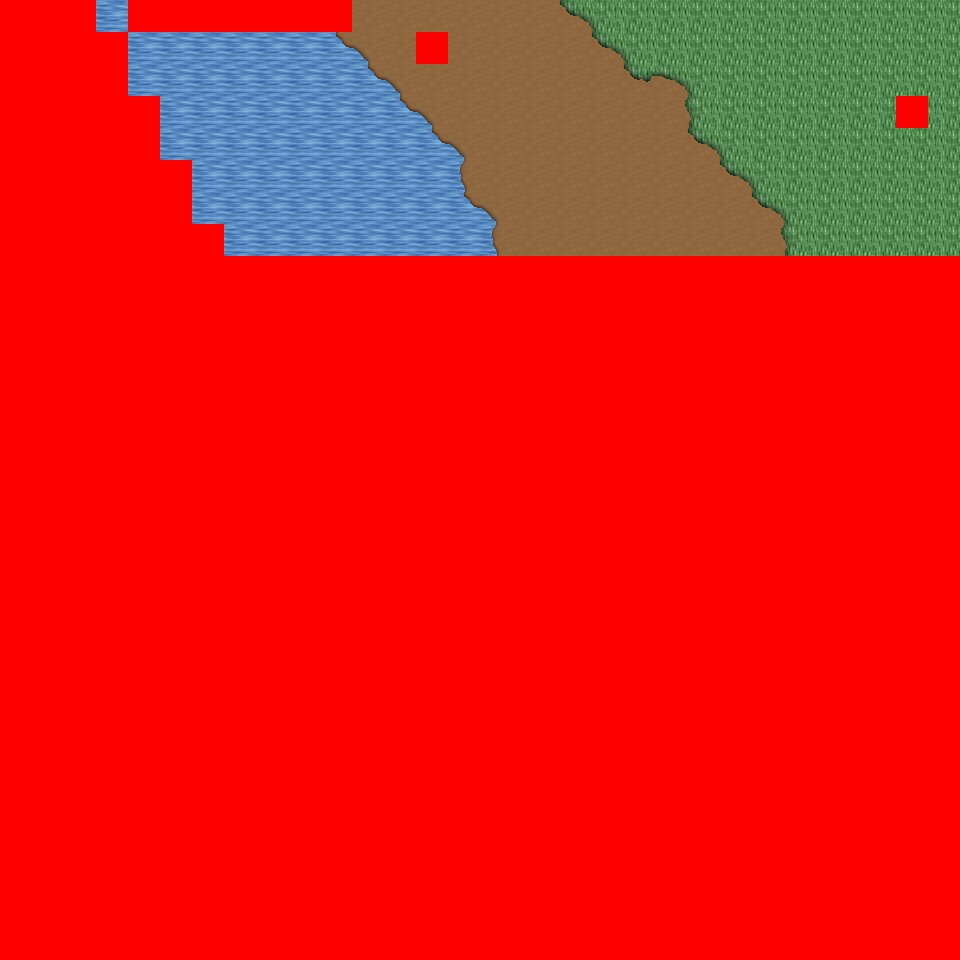

Below is a game level as drawn by its tile map, then a one-line description and the .tmx that defines it (tile-layer data replaced by summaries):
An orthogonal 30x30 tile map with 32x32 px tiles, 6 tile layers (Ground, Object, Object2, Above, ...), 41 tilesets and 3 objects (3x mapchange).

<map version="1.0" orientation="orthogonal" renderorder="right-down" width="30" height="30" tilewidth="32" tileheight="32" nextobjectid="4">
  <tileset firstgid="1" name="tileset_logic_collision" tilewidth="32" tileheight="32" tilecount="1" columns="1">
    <image source="../drawable/tileset_logic_collision.png" width="32" height="32" />
  </tileset>
  <tileset firstgid="2" name="tileset_ground_ground" tilewidth="32" tileheight="32" tilecount="33" columns="3">
    <image source="../drawable/tileset_ground_ground.png" width="96" height="352" />
  </tileset>
  <tileset firstgid="35" name="tileset_building_castle" tilewidth="32" tileheight="32" tilecount="320" columns="20">
    <image source="../drawable/tileset_building_castle.png" width="640" height="512" />
  </tileset>
  <tileset firstgid="355" name="tileset_item_weapon_cannon" tilewidth="32" tileheight="32" tilecount="12" columns="3">
    <image source="../drawable/tileset_item_weapon_cannon.png" width="96" height="128" />
  </tileset>
  <tileset firstgid="367" name="tileset_item_pot_barrels_1" tilewidth="32" tileheight="32" tilecount="8" columns="4">
    <image source="../drawable/tileset_item_pot_barrels_1.png" width="128" height="64" />
  </tileset>
  <tileset firstgid="375" name="tileset_ground_grass_edges" tilewidth="32" tileheight="32" tilecount="36" columns="12">
    <image source="../drawable/tileset_ground_grass_edges.png" width="384" height="96" />
  </tileset>
  <tileset firstgid="411" name="tileset_ground_grass_corners" tilewidth="32" tileheight="32" tilecount="24" columns="6">
    <image source="../drawable/tileset_ground_grass_corners.png" width="192" height="128" />
  </tileset>
  <tileset firstgid="435" name="tileset_plant_vine" tilewidth="32" tileheight="32" tilecount="3" columns="1">
    <image source="../drawable/tileset_plant_vine.png" width="32" height="96" />
  </tileset>
  <tileset firstgid="438" name="tileset_ground_water_pool" tilewidth="32" tileheight="32" tilecount="72" columns="3">
    <image source="../drawable/tileset_ground_water_pool.png" width="96" height="768" />
  </tileset>
  <tileset firstgid="510" name="tileset_ground_earth_edges" tilewidth="32" tileheight="32" tilecount="18" columns="6">
    <image source="../drawable/tileset_ground_earth_edges.png" width="192" height="96" />
  </tileset>
  <tileset firstgid="528" name="tileset_building_decoration_chimney" tilewidth="32" tileheight="32" tilecount="2" columns="1">
    <image source="../drawable/tileset_building_decoration_chimney.png" width="32" height="64" />
  </tileset>
  <tileset firstgid="530" name="tileset_building_decoration_chimney_big" tilewidth="32" tileheight="32" tilecount="2" columns="1">
    <image source="../drawable/tileset_building_decoration_chimney_big.png" width="32" height="64" />
  </tileset>
  <tileset firstgid="532" name="tileset_plant_tree_fall_trees" tilewidth="32" tileheight="32" tilecount="40" columns="8">
    <image source="../drawable/tileset_plant_tree_fall_trees.png" width="256" height="160" />
  </tileset>
  <tileset firstgid="572" name="tileset_plant_tree_chestnut_tree" tilewidth="32" tileheight="32" tilecount="20" columns="4">
    <image source="../drawable/tileset_plant_tree_chestnut_tree.png" width="128" height="160" />
  </tileset>
  <tileset firstgid="592" name="tileset_plant_bush_hedge" tilewidth="32" tileheight="32" tilecount="35" columns="5">
    <image source="../drawable/tileset_plant_bush_hedge.png" width="160" height="224" />
  </tileset>
  <tileset firstgid="627" name="tileset_item_statue_gazingball_statue" tilewidth="32" tileheight="32" tilecount="12" columns="3">
    <image source="../drawable/tileset_item_statue_gazingball_statue.png" width="96" height="128" />
  </tileset>
  <tileset firstgid="639" name="tileset_plant_flower_red_blue_clusters" tilewidth="32" tileheight="32" tilecount="4" columns="1">
    <image source="../drawable/tileset_plant_flower_red_blue_clusters.png" width="32" height="128" />
  </tileset>
  <tileset firstgid="643" name="tileset_ground_cobbled_paving" tilewidth="32" tileheight="32" tilecount="1" columns="1">
    <image source="../drawable/tileset_ground_cobbled_paving.png" width="32" height="32" />
  </tileset>
  <tileset firstgid="644" name="tileset_furniture_light_lamp_blue" tilewidth="32" tileheight="32" tilecount="3" columns="1">
    <image source="../drawable/tileset_furniture_light_lamp_blue.png" width="32" height="96" />
  </tileset>
  <tileset firstgid="647" name="tileset_plant_leaves" tilewidth="32" tileheight="32" tilecount="8" columns="4">
    <image source="../drawable/tileset_plant_leaves.png" width="128" height="64" />
  </tileset>
  <tileset firstgid="655" name="tileset_plant_flower_flowers_mixed" tilewidth="32" tileheight="32" tilecount="16" columns="4">
    <image source="../drawable/tileset_plant_flower_flowers_mixed.png" width="128" height="128" />
  </tileset>
  <tileset firstgid="671" name="tileset_plant_bush_large_green" tilewidth="32" tileheight="32" tilecount="9" columns="3">
    <image source="../drawable/tileset_plant_bush_large_green.png" width="96" height="96" />
  </tileset>
  <tileset firstgid="680" name="tileset_plant_bush_hosta" tilewidth="32" tileheight="32" tilecount="9" columns="3">
    <image source="../drawable/tileset_plant_bush_hosta.png" width="96" height="96" />
  </tileset>
  <tileset firstgid="689" name="tileset_item_statue_fairypool" tilewidth="32" tileheight="32" tilecount="16" columns="2">
    <image source="../drawable/tileset_item_statue_fairypool.png" width="64" height="256" />
  </tileset>
  <tileset firstgid="705" name="tileset_item_statue_grey_stone" tilewidth="32" tileheight="32" tilecount="4" columns="2">
    <image source="../drawable/tileset_item_statue_grey_stone.png" width="64" height="64" />
  </tileset>
  <tileset firstgid="709" name="tileset_item_statue_plants_potted_stone" tilewidth="32" tileheight="32" tilecount="6" columns="3">
    <image source="../drawable/tileset_item_statue_plants_potted_stone.png" width="96" height="64" />
  </tileset>
  <tileset firstgid="715" name="tileset_plant_flower_daisy_blue" tilewidth="32" tileheight="32" tilecount="8" columns="2">
    <image source="../drawable/tileset_plant_flower_daisy_blue.png" width="64" height="128" />
  </tileset>
  <tileset firstgid="723" name="tileset_plant_flower_daisy_red" tilewidth="32" tileheight="32" tilecount="8" columns="2">
    <image source="../drawable/tileset_plant_flower_daisy_red.png" width="64" height="128" />
  </tileset>
  <tileset firstgid="731" name="tileset_plant_flower_daisy_white" tilewidth="32" tileheight="32" tilecount="8" columns="2">
    <image source="../drawable/tileset_plant_flower_daisy_white.png" width="64" height="128" />
  </tileset>
  <tileset firstgid="739" name="tileset_plant_flower_daisy_yellow" tilewidth="32" tileheight="32" tilecount="8" columns="2">
    <image source="../drawable/tileset_plant_flower_daisy_yellow.png" width="64" height="128" />
  </tileset>
  <tileset firstgid="747" name="tileset_furniture_chair_bench_white" tilewidth="32" tileheight="32" tilecount="8" columns="2">
    <image source="../drawable/tileset_furniture_chair_bench_white.png" width="64" height="128" />
  </tileset>
  <tileset firstgid="755" name="tileset_plant_bush_bricked_bushes" tilewidth="32" tileheight="32" tilecount="6" columns="2">
    <image source="../drawable/tileset_plant_bush_bricked_bushes.png" width="64" height="96" />
  </tileset>
  <tileset firstgid="761" name="tileset_plant_stump_small_stump" tilewidth="32" tileheight="32" tilecount="4" columns="2">
    <image source="../drawable/tileset_plant_stump_small_stump.png" width="64" height="64" />
  </tileset>
  <tileset firstgid="765" name="tileset_item_firewood" tilewidth="32" tileheight="32" tilecount="12" columns="3">
    <image source="../drawable/tileset_item_firewood.png" width="96" height="128" />
  </tileset>
  <tileset firstgid="777" name="tileset_item_campfires" tilewidth="32" tileheight="32" tilecount="2" columns="2">
    <image source="../drawable/tileset_item_campfires.png" width="64" height="32" />
  </tileset>
  <tileset firstgid="779" name="tileset_building_wall_int_sandstone" tilewidth="32" tileheight="32" tilecount="15" columns="3">
    <image source="../drawable/tileset_building_wall_int_sandstone.png" width="96" height="160" />
  </tileset>
  <tileset firstgid="794" name="tileset_ground_ground_3" tilewidth="32" tileheight="32" tilecount="5" columns="5">
    <image source="../drawable/tileset_ground_ground_3.png" width="160" height="32" />
  </tileset>
  <tileset firstgid="799" name="tileset_building_cottage" tilewidth="32" tileheight="32" tilecount="256" columns="16">
    <image source="../drawable/tileset_building_cottage.png" width="512" height="512" />
  </tileset>
  <tileset firstgid="1055" name="tileset_building_roof_thatched_roof" tilewidth="32" tileheight="32" tilecount="256" columns="16">
    <image source="../drawable/tileset_building_roof_thatched_roof.png" width="512" height="512" />
  </tileset>
  <tileset firstgid="1311" name="tileset_building_door_doors" tilewidth="32" tileheight="32" tilecount="256" columns="16">
    <image source="../drawable/tileset_building_door_doors.png" width="512" height="512" />
  </tileset>
  <tileset firstgid="1567" name="tileset_building_window_windows" tilewidth="32" tileheight="32" tilecount="256" columns="16">
    <image source="../drawable/tileset_building_window_windows.png" width="512" height="512" />
  </tileset>
  <layer name="Ground" width="30" height="30">
    <data>[900 cells, 240 non-empty, 7 distinct tile ids]</data>
  </layer>
  <layer name="Object" width="30" height="30">
    <data>[900 cells, 36 non-empty, 11 distinct tile ids]</data>
  </layer>
  <layer name="Object2" width="30" height="30">
    <data>[900 cells, 1 non-empty, 1 distinct tile ids]</data>
  </layer>
  <layer name="Above" width="30" height="30">
    <data>[900 cells, 0 non-empty, 0 distinct tile ids]</data>
  </layer>
  <layer name="Above2" width="30" height="30">
    <data>[900 cells, 0 non-empty, 0 distinct tile ids]</data>
  </layer>
  <layer name="Walkable" width="30" height="30">
    <data>[900 cells, 709 non-empty, 1 distinct tile ids]</data>
  </layer>
  <objectgroup name="MapEvents">
    <object id="1" name="north" type="mapchange" x="96" y="0" width="32" height="32">
      <properties>
        <property name="map" value="0_deniran_forest_n2_w_x0_y3" />
        <property name="place" value="south" />
      </properties>
    </object>
    <object id="2" name="north2" type="mapchange" x="352" y="0" width="608" height="32">
      <properties>
        <property name="map" value="0_deniran_forest_n2_w_x0_y3" />
        <property name="place" value="south2" />
      </properties>
    </object>
    <object id="3" name="east" type="mapchange" x="928" y="0" width="32" height="256">
      <properties>
        <property name="map" value="0_ados_mountain_n2_w2_x0_y4" />
        <property name="place" value="west" />
      </properties>
    </object>
  </objectgroup>
</map>
